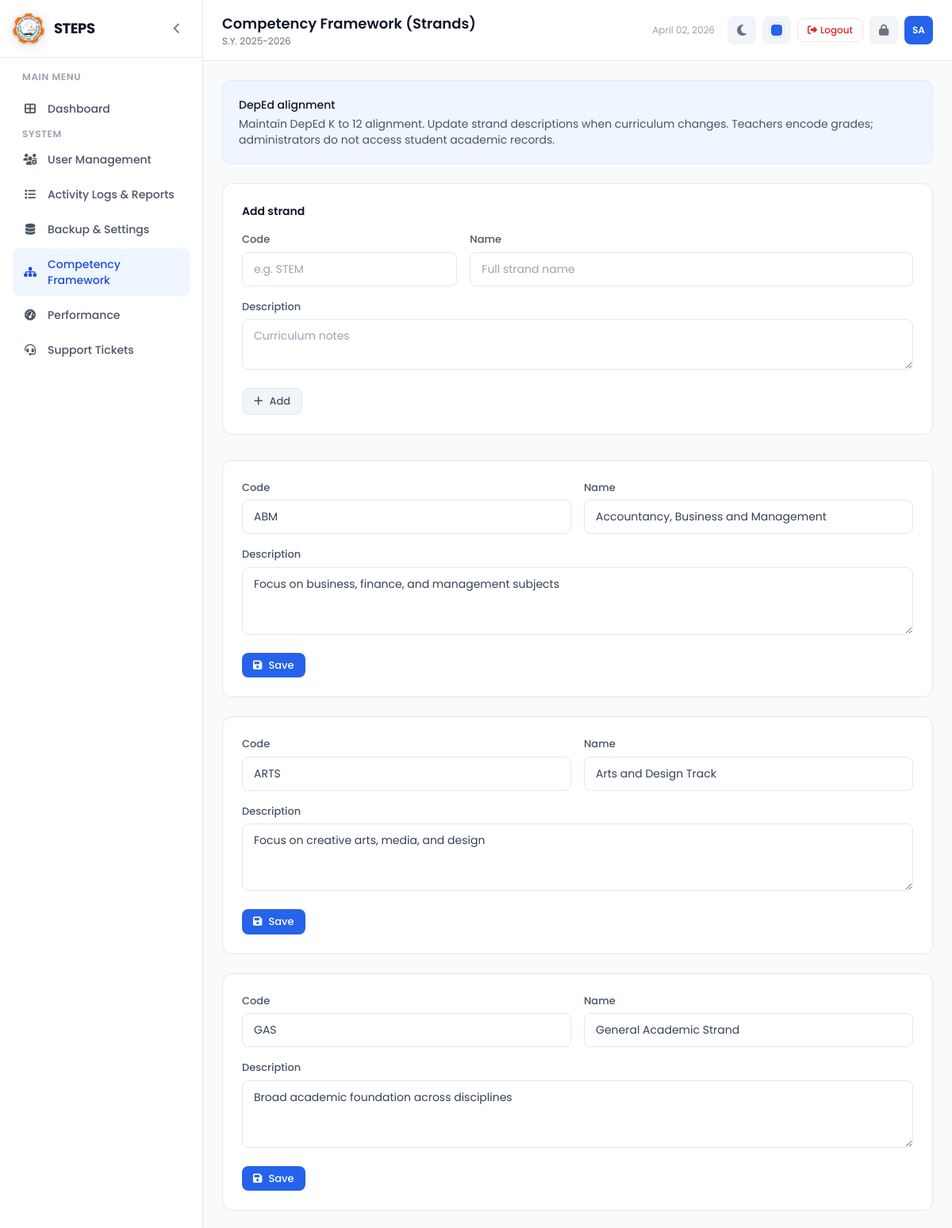
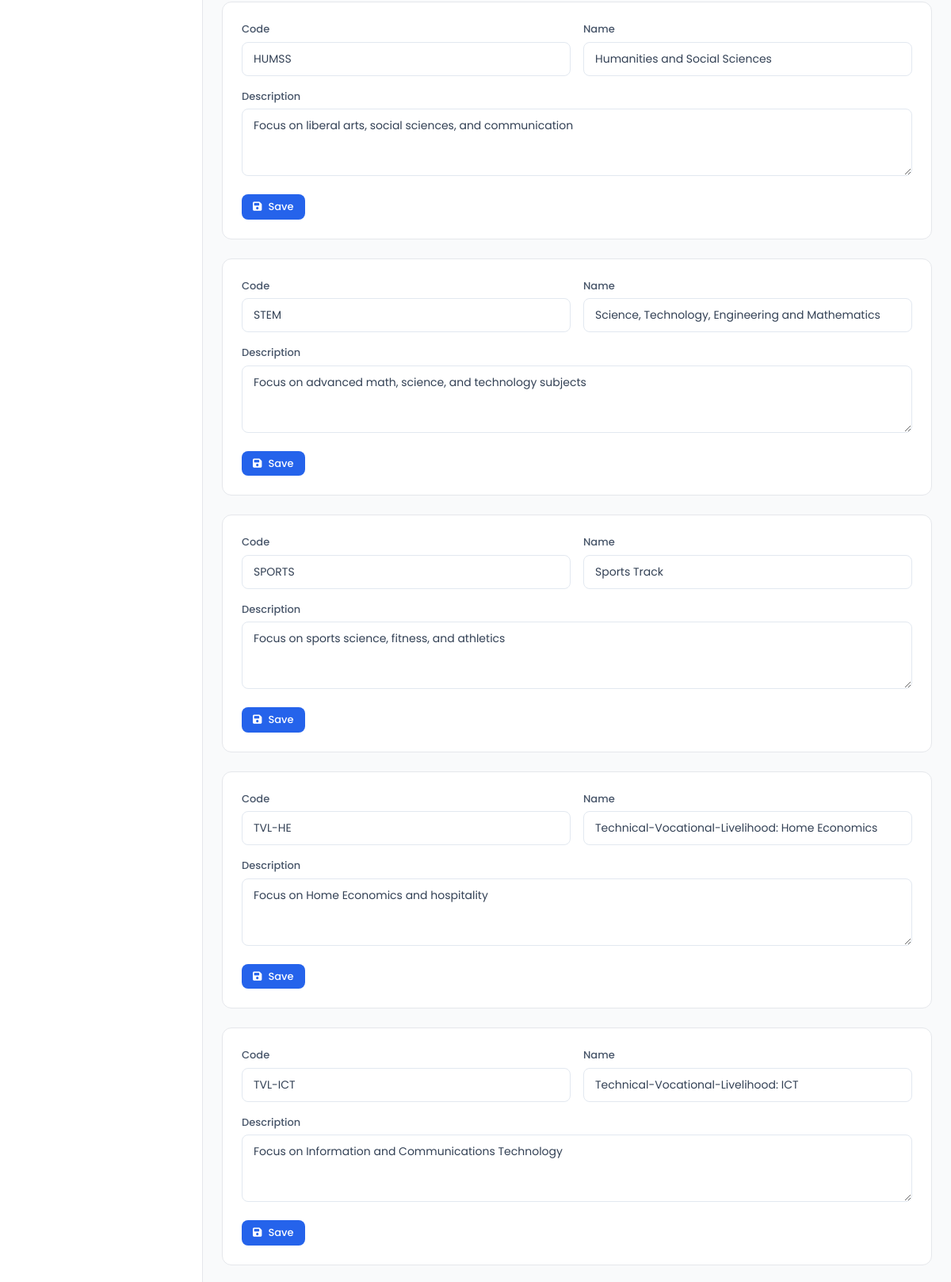
Page /admin/framework.php (signed in, upper part) on the committed database (2 pictures, top to bottom).
### tables this page shows
CREATE TABLE IF NOT EXISTS strands (
    id INT AUTO_INCREMENT PRIMARY KEY,
    strand_code VARCHAR(20) NOT NULL UNIQUE,
    strand_name VARCHAR(100) NOT NULL,
    description TEXT,
    created_at TIMESTAMP DEFAULT CURRENT_TIMESTAMP
);

### config/constants.php (called while the page is built, shortened)
<?php
function sanitize($data) {
    return htmlspecialchars(strip_tags(trim($data)), ENT_QUOTES, 'UTF-8');
}

### admin/framework.php (the view, shortened to what this page needs)
<?php
require_once __DIR__ . '/../includes/header.php';
$strands = $pdo->query('SELECT * FROM strands ORDER BY strand_name')->fetchAll();
$notes = $GLOBALS['steps_settings']['framework_notes'] ?? '';
require_once __DIR__ . '/../includes/sidebar.php';
?>
<div class="bg-blue-50 border border-blue-100 rounded-xl p-5 mb-6 text-sm text-gray-700">
    <p class="font-medium text-gray-900 mb-1">DepEd alignment</p>
    <p class="text-gray-600"><?= nl2br(sanitize($notes)) ?: 'Add framework notes under System settings.' ?></p>
</div>
<div class="bg-white border border-gray-200 rounded-xl p-6 mb-8">
    <h3 class="text-sm font-semibold text-gray-900 mb-4">Add strand</h3>
    <form method="post" class="grid grid-cols-1 md:grid-cols-3 gap-4 items-end">
        <div>
            <label class="form-label">Code</label>
            <input type="text" name="new_strand_code" class="form-input" maxlength="20" required placeholder="e.g. STEM">
        </div>
        <div class="md:col-span-2">
            <label class="form-label">Name</label>
            <input type="text" name="new_strand_name" class="form-input" required placeholder="Full strand name">
        </div>
        <div class="md:col-span-3">
            <label class="form-label">Description</label>
            <textarea name="new_description" class="form-input" rows="2" placeholder="Curriculum notes"></textarea>
        </div>
        <div>
            <button type="submit" class="btn btn-secondary btn-sm"><i class="fas fa-plus"></i> Add</button>
        </div>
    </form>
</div>
<div class="space-y-6">
    <?php foreach ($strands as $st): ?>
        <form method="post" class="bg-white border border-gray-200 rounded-xl p-6">
            <div class="grid grid-cols-1 md:grid-cols-2 gap-4">
                <div>
                    <label class="form-label">Code</label>
                    <input type="text" name="strand_code" class="form-input" value="<?= sanitize($st['strand_code']) ?>" required maxlength="20">
                </div>
                <div>
                    <label class="form-label">Name</label>
                    <input type="text" name="strand_name" class="form-input" value="<?= sanitize($st['strand_name']) ?>" required>
                </div>
                <div class="md:col-span-2">
                    <label class="form-label">Description</label>
                    <textarea name="description" class="form-input" rows="3"><?= sanitize($st['description'] ?? '') ?></textarea>
                </div>
            </div>
            <button type="submit" class="btn btn-primary btn-sm mt-4"><i class="fas fa-save"></i> Save</button>
        </form>
    <?php endforeach; ?>
</div>
<?php require_once __DIR__ . '/../includes/footer.php'; ?>

### assets/css/style.css (style rules this page uses)
:root, [data-theme="blue"] { --primary-50: #eff6ff; --primary-100: #dbeafe; --primary-200: #bfdbfe; --primary-500: #3b82f6; --primary-600: #2563eb; --primary-700: #1d4ed8; --primary-rgb: 37, 99, 235; --sidebar-accent: #2563eb; }
* { margin: 0; padding: 0; box-sizing: border-box; }
body { font-family: 'Poppins', sans-serif; }
.form-input { width: 100%; padding: 10px 14px; border: 1px solid #e2e8f0; border-radius: 8px; font-family: 'Poppins', sans-serif; font-size: 14px; color: #334155; background: white; transition: border-color 0.2s, box-shadow 0.2s; }
.form-label { display: block; margin-bottom: 6px; font-size: 13px; font-weight: 500; color: #475569; }
.btn { display: inline-flex; align-items: center; gap: 8px; padding: 10px 20px; border-radius: 8px; font-family: 'Poppins', sans-serif; font-size: 14px; font-weight: 500; cursor: pointer; transition: all 0.2s; border: none; text-decoration: none; }
.btn-primary { background-color: var(--primary-600); color: white; }
.btn-secondary { background-color: #f1f5f9; color: #475569; border: 1px solid #e2e8f0; }
.btn-sm { padding: 6px 14px; font-size: 13px; }

### rows in the picture
strands: strand_code "ABM", strand_name "Accountancy, Business and Management", description "Focus on business, finance, and management subjects"
strands: strand_code "ARTS", strand_name "Arts and Design Track", description "Focus on creative arts, media, and design"
strands: strand_code "GAS", strand_name "General Academic Strand", description "Broad academic foundation across disciplines"
strands: strand_code "HUMSS", strand_name "Humanities and Social Sciences", description "Focus on liberal arts, social sciences, and communication"
strands: strand_code "STEM", strand_name "Science, Technology, Engineering and Mathematics", description "Focus on advanced math, science, and technology subjects"
strands: strand_code "SPORTS", strand_name "Sports Track", description "Focus on sports science, fitness, and athletics"
strands: strand_code "TVL-HE", strand_name "Technical-Vocational-Livelihood: Home Economics", description "Focus on Home Economics and hospitality"
strands: strand_code "TVL-ICT", strand_name "Technical-Vocational-Livelihood: ICT", description "Focus on Information and Communications Technology"

### other values in the picture
SITE_NAME "STEPS"
$pageTitle "Competency Framework (Strands)"
effectiveSchoolYear() "2025-2026"
$initials "SA"
